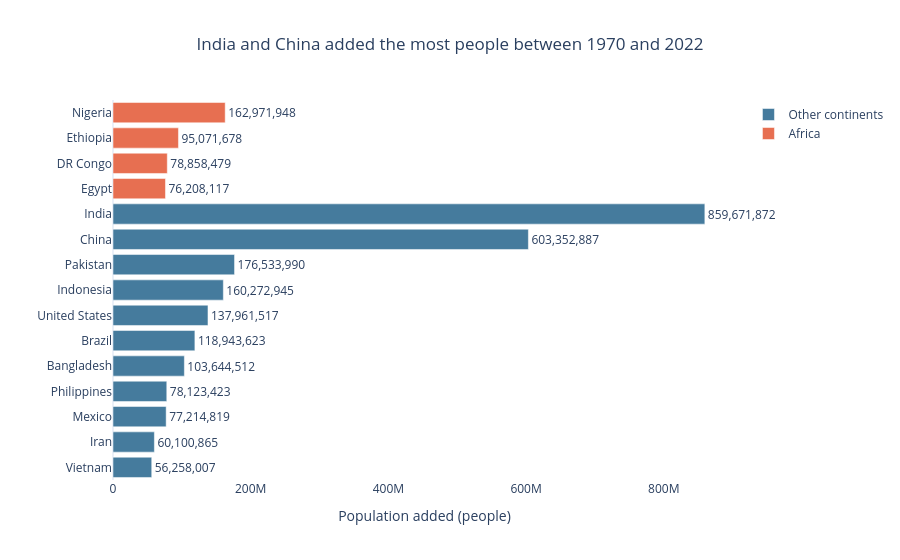

Notebook cell for this chart:
### Markdown cell above
**Chart choice & justification:** *Which chart did you choose, and why? Justify design choices.

*India added the highest number of people between 1970 and 2022, with approximately 860 million people, followed by China with around 603 million. Out of the top 15 countries, 4 are in Africa: Nigeria, Ethiopia, DR Congo and Egypt. This shows that population growth has been especially strong in some Asian and African countries.*

### Code cell
# Q2: Which countries added the most people?

# Calculate how many people each country added
df['Population Added'] = (
    df['2022 Population'] - df['1970 Population']
)

# Select the 15 countries with the biggest increase
top15 = df.nlargest(15, 'Population Added').copy()

# Check which countries are in Africa
top15['Region'] = top15['Continent'].apply(
    lambda x: 'Africa' if x == 'Africa' else 'Other continents'
)

# Count the African countries
africa_count = (top15['Continent'] == 'Africa').sum()

# Arrange countries from smallest to largest increase
top15 = top15.sort_values(
    'Population Added', ascending=True
)

# Give African countries orange and others blue
colors = {
    'Africa': '#E76F51',
    'Other continents': '#457B9D'
}

# Create a horizontal bar chart
fig = px.bar(
    top15,
    x='Population Added',
    y='Country',
    orientation='h',
    color='Region',
    color_discrete_map=colors,
    title='India and China added the most people between 1970 and 2022',
    labels={
        'Population Added': 'Population added (people)',
        'Country': '',
        'Region': 'Region'
    },
    text='Population Added'
)

# Improve the chart design
fig.update_traces(
    texttemplate='%{text:,.0f}',
    textposition='outside',
    cliponaxis=False
)

fig.update_layout(
    template='plotly_white',
    title_x=0.5,
    xaxis_showgrid=False,
    yaxis_showgrid=False,
    legend_title_text=''
)

fig.show()

print("Number of African countries in the top 15:", africa_count)

### Figure 1 — Plotly figure (JSON) as saved in the notebook; plotly's stock layout.template omitted (floating-point values rounded to 4 significant figures)
{"data": [{"cliponaxis": false, "hovertemplate": "Region=Other continents<br>Population added (people)=%{text}<br>=%{y}<extra></extra>", "legendgroup": "Other continents", "marker": {"color": "#457B9D", "pattern": {"shape": ""}}, "name": "Other continents", "orientation": "h", "showlegend": true, "text": [56260000.0, 60100000.0, 77210000.0, 78120000.0, 103600000.0, 118900000.0, 138000000.0, 160300000.0, 176500000.0, 603400000.0, 859700000.0], "textposition": "outside", "texttemplate": "%{text:,.0f}", "type": "bar", "x": [56258007, 60100865, 77214819, 78123423, 103644512, 118943623, 137961517, 160272945, 176533990, 603352887, 859671872], "xaxis": "x", "y": ["Vietnam", "Iran", "Mexico", "Philippines", "Bangladesh", "Brazil", "United States", "Indonesia", "Pakistan", "China", "India"], "yaxis": "y"}, {"cliponaxis": false, "hovertemplate": "Region=Africa<br>Population added (people)=%{text}<br>=%{y}<extra></extra>", "legendgroup": "Africa", "marker": {"color": "#E76F51", "pattern": {"shape": ""}}, "name": "Africa", "orientation": "h", "showlegend": true, "text": [76210000.0, 78860000.0, 95070000.0, 163000000.0], "textposition": "outside", "texttemplate": "%{text:,.0f}", "type": "bar", "x": [76208117, 78858479, 95071678, 162971948], "xaxis": "x", "y": ["Egypt", "DR Congo", "Ethiopia", "Nigeria"], "yaxis": "y"}], "layout": {"barmode": "relative", "legend": {"title": {"text": ""}, "tracegroupgap": 0}, "title": {"text": "India and China added the most people between 1970 and 2022", "x": 0.5}, "xaxis": {"anchor": "y", "domain": [0, 1], "showgrid": false, "title": {"text": "Population added (people)"}}, "yaxis": {"anchor": "x", "domain": [0, 1], "showgrid": false, "title": {"text": ""}}}}
